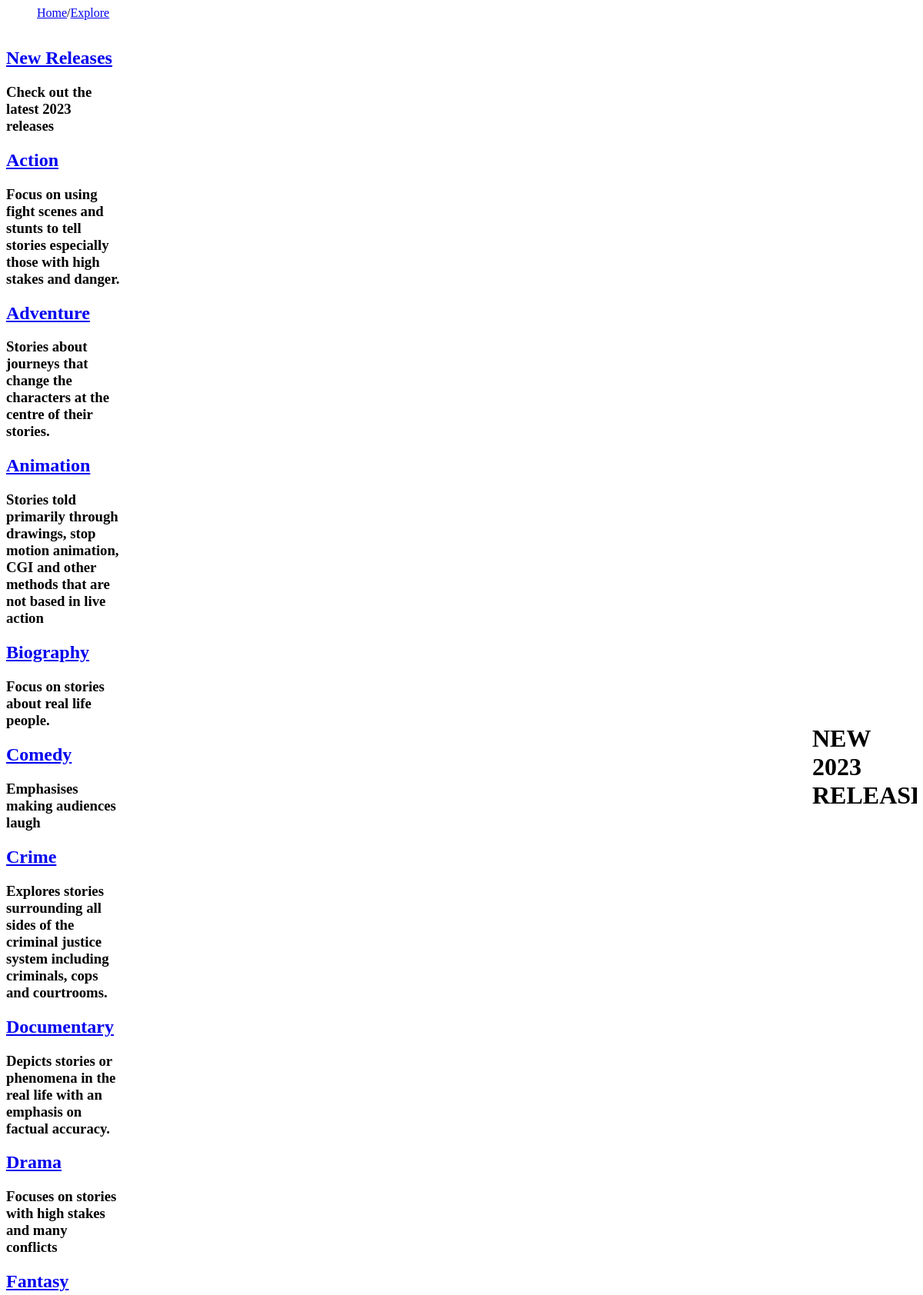
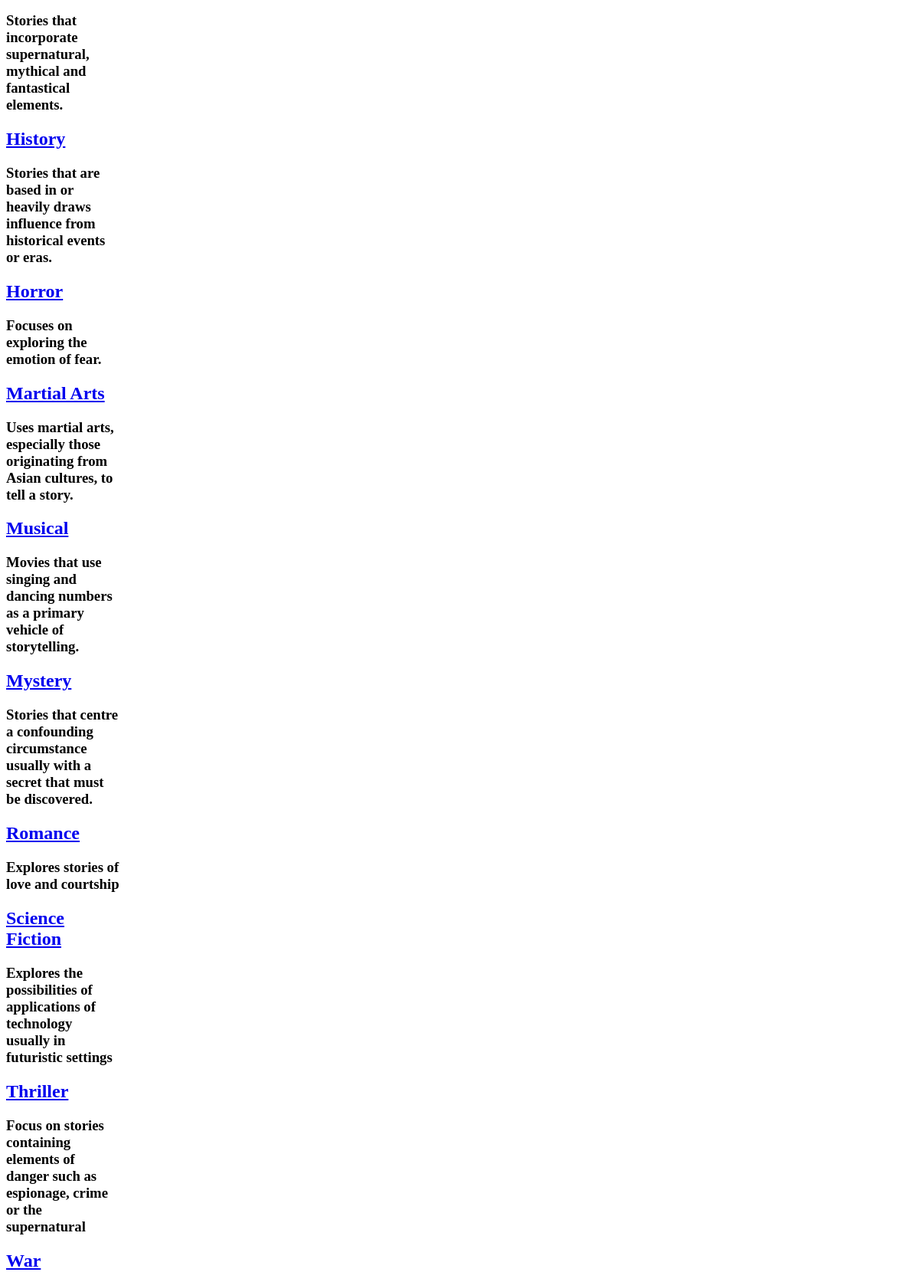
/explore (upper part), run on the app's committed database (2 pictures, top to bottom).
### tables this page shows
CREATE TABLE Genre (id INTEGER PRIMARY KEY AUTOINCREMENT, name TEXT, description TEXT);

### routes.py (the view)
@app.route("/explore")
def explore():
    genre_list =  []
    genres = sql("fetchall","SELECT name FROM Genre",None)
    for genre in genres:
        genre_list.append(genre[0])
    genre_id_list = genre_id_list_from_genre_name_list(genre_list)[0]
    genre_list = genre_id_list_from_genre_name_list(genre_list)[1]
    movie_names_dict = {}
    genre_descriptions = {}
    genre_movie_rtr = {}
    movie_id_dict = {}
    for id in range(len(genre_id_list)):
        genre_id = genre_id_list[id]
        genre_name = genre_list[id]
        genre_description = sql("fetchone","SELECT description FROM Genre WHERE id = ?",genre_id)
        genre_descriptions[genre_name] = genre_description[0]
        movie_id_list = movie_id_from_genre_id(genre_id)
        movie_name_list = movie_name_from_movie_id_list(movie_id_list)
        movie_names_dict[genre_name] = movie_name_list
        movie_id_dict[genre_name] = movie_id_list
        genre_movie_rtr_list = []
        for movie_id in movie_id_list:
            rtr = sql("fetchone","SELECT audience_rating FROM Movie WHERE id = ?",movie_id)
            index = movie_id_list.index(movie_id)
            genre_movie_rtr_list.append(rtr[0])
        genre_movie_rtr[genre_name] = genre_movie_rtr_list
    print(movie_id_dict)
    release_year = [2023]
    two_zero_two_three_movies = {}
    list_of_year_dicts = [two_zero_two_three_movies]
    for year in release_year:
        index = release_year.index(year)
        year_dict = list_of_year_dicts[index]
        movie_id_list = movie_ids_from_release_year(year)
        movie_name_list = movie_name_from_movie_id_list(movie_id_list)
        movie_rtr = {}
        movie_poster = {}
        movie_id = {}
        for name in movie_name_list:
            rtr = sql("fetchone","SELECT audience_rating FROM Movie WHERE title = ?",name)
            movie_rtr[name] = rtr[0]
            poster = sql("fetchone","SELECT film_poster FROM Movie WHERE title = ?",name)
            movie_poster[name] = poster[0]
            movie_id[name] = movie_id_list[movie_name_list.index(name)]
        year_dict["movie_ids"] = movie_id
        year_dict["movie_ratings"] = movie_rtr
        year_dict["movie_posters"] = movie_poster
    return render_template("m_explore.html", genre_list = genre_list, genre_descriptions = genre_descriptions, movie_ids = movie_id_dict, movie_names = movie_names_dict, genre_movie_rtr = genre_movie_rtr, two_zero_two_three_movies = two_zero_two_three_movies)

### routes.py (called while the page is built)
def sql(fetch_status,query,constraint):
    conn = sqlite3.connect("Movie_Database_1.db")
    cur = conn.cursor()
    if constraint == None:
        if fetch_status == "fetchone":
            fetch_result = cur.execute(query).fetchone()
        if fetch_status == "fetchall":
            fetch_result = cur.execute(query).fetchall()
    else:
        if fetch_status == "fetchone":
            fetch_result = cur.execute(query,(constraint,)).fetchone()
        if fetch_status == "fetchall":
            fetch_result = cur.execute(query,(constraint,)).fetchall()
    return fetch_result

def genre_id_list_from_genre_name_list(genre_list):
    genre_id_list = []
    genre_list.sort()
    new_genre_list = []
    for genre_name in genre_list:
        genre_name_db = genre_name.title()
        genre_id = sql("fetchone","SELECT id FROM Genre WHERE name = ?",genre_name_db)
        if genre_id == None:
            print("{} is invalid.\nMaybe the genre name is misspelt or this genre does not yet exist in the database yet.".format(genre_name_db))  #testing error line
        else:
            genre_id = genre_id[0]
            genre_id_list.append(genre_id)
        new_genre_list.append(genre_name_db)
    return [genre_id_list,new_genre_list]

def movie_id_from_genre_id(genre_id):
    movie_id_list = []
    movie_ids = sql("fetchall","SELECT movie_id FROM Movie_Genre WHERE genre_id = ?",genre_id)
    for movie_id in range(len(movie_ids)):
        movie_id_list.append(movie_ids[movie_id][0])
    return movie_id_list

def movie_name_from_movie_id_list(movie_id_list):
    movie_names_list = []
    for movie_id in movie_id_list:
        movie_name = sql("fetchone","SELECT title FROM Movie WHERE id = ?",movie_id)
        movie_names_list.append(movie_name[0])
    return movie_names_list

def movie_ids_from_release_year(release_year):
    movie_id_list = []
    movie_ids = sql("fetchall","SELECT id FROM Movie WHERE release_year = ?",release_year)
    for movie_id in movie_ids:
        movie_id_list.append(movie_id[0])
    return movie_id_list

### templates/m_explore.html (shortened to what this page needs)
<!doctype = html>
{% extends "layout.html" %}
{% block content %}
<body>
    <div class = "wrapper">
        <nav class = "genre-nav">
            <a href = "#new-release">
                <h2>New Releases</h2>
            </a>
            <h3>Check out the latest 2023 releases</h3>
            {% for genre in genre_list %}
                <a href = "#{{genre}}"><h2>{{genre}}</h2></a>
                <h3>{{genre_descriptions[genre]}}</h3>
            {% endfor %}
        </nav>
        <div class = "genre-sections">
            <div class = 'genre'>
                <a id = "new-release">
                <h1>NEW 2023 RELEASES!</h1>
                </a>
                <ul>
                </ul>
            </div>
        </div>
    </div>
</body>
{% endblock %}

### static/css/style.css (style rules this page uses)
ul { list-style-type: none; overflow: hidden; }
.wrapper { display: grid; grid-template-columns: 1fr 7fr; grid-gap: 0px; }
.genre-nav { height: 100vh; position: -webkit-sticky; position: sticky; overflow-y: scroll; }
.genre-sections { height: 100vh; overflow: scroll; }
.genre { margin: 10vh; }

### data on the page
Genre: name "Action", description "Focus on using fight scenes and stunts to tell stories especially those with high stakes and danger."
Genre: name "Adventure", description "Stories about journeys that change the characters at the centre of their stories."
Genre: name "Animation", description "Stories told primarily through drawings, stop motion animation, CGI and other methods that are not based in live action"
Genre: name "Biography", description "Focus on stories about real life people."
Genre: name "Comedy", description "Emphasises making audiences laugh"
Genre: name "Crime", description "Explores stories surrounding all sides of the criminal justice system including criminals, cops and courtrooms."
Genre: name "Documentary", description "Depicts stories or phenomena in the real life with an emphasis on factual accuracy."
Genre: name "Drama", description "Focuses on stories with high stakes and many conflicts"
Genre: name "Fantasy", description "Stories that incorporate supernatural, mythical and fantastical elements."
Genre: name "History", description "Stories that are based in or heavily draws influence from historical events or eras."
Genre: name "Horror", description "Focuses on exploring the emotion of fear."
Genre: name "Martial Arts", description "Uses martial arts, especially those originating from Asian cultures, to tell a story."
Genre: name "Musical", description "Movies that use singing and dancing numbers as a primary vehicle of storytelling."
Genre: name "Mystery", description "Stories that centre a confounding circumstance usually with a secret that must be discovered."
Genre: name "Romance", description "Explores stories of love and courtship"
Genre: name "Science Fiction", description "Explores the possibilities of applications of technology usually in futuristic settings"
Genre: name "Thriller", description "Focus on stories containing elements of danger such as espionage, crime or the supernatural"
Genre: name "War"
